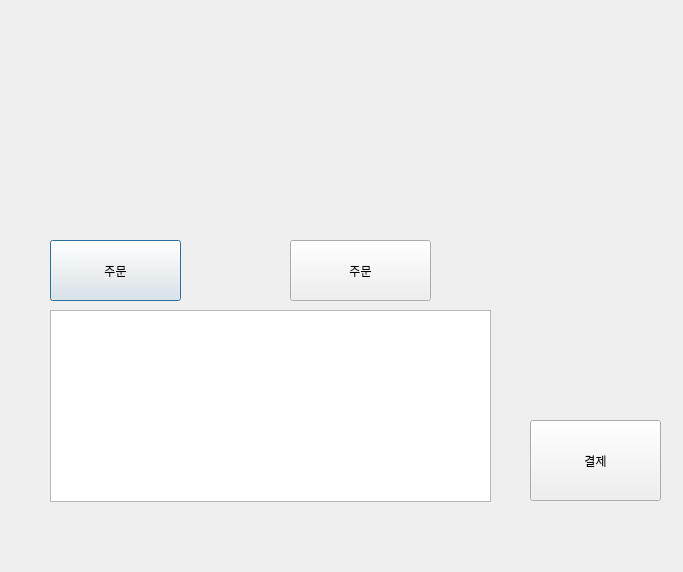
<?xml version="1.0" encoding="UTF-8"?>
<ui version="4.0">
 <class>Dialog</class>
 <widget class="QDialog" name="Dialog">
  <property name="geometry">
   <rect>
    <x>0</x>
    <y>0</y>
    <width>683</width>
    <height>572</height>
   </rect>
  </property>
  <property name="windowTitle">
   <string>Dialog</string>
  </property>
  <widget class="QLabel" name="label">
   <property name="geometry">
    <rect>
     <x>50</x>
     <y>80</y>
     <width>131</width>
     <height>141</height>
    </rect>
   </property>
   <property name="text">
    <string/>
   </property>
   <property name="pixmap">
    <pixmap>../pythonProject1/designer/ame3.jpg</pixmap>
   </property>
  </widget>
  <widget class="QLabel" name="label_2">
   <property name="geometry">
    <rect>
     <x>290</x>
     <y>90</y>
     <width>141</width>
     <height>131</height>
    </rect>
   </property>
   <property name="text">
    <string/>
   </property>
   <property name="pixmap">
    <pixmap>../pythonProject1/designer/bs1.jpg</pixmap>
   </property>
  </widget>
  <widget class="QPushButton" name="pushButton">
   <property name="geometry">
    <rect>
     <x>50</x>
     <y>240</y>
     <width>131</width>
     <height>61</height>
    </rect>
   </property>
   <property name="text">
    <string>주문</string>
   </property>
  </widget>
  <widget class="QPushButton" name="pushButton_2">
   <property name="geometry">
    <rect>
     <x>290</x>
     <y>240</y>
     <width>141</width>
     <height>61</height>
    </rect>
   </property>
   <property name="text">
    <string>주문</string>
   </property>
  </widget>
  <widget class="QPushButton" name="pushButton_3">
   <property name="geometry">
    <rect>
     <x>530</x>
     <y>420</y>
     <width>131</width>
     <height>81</height>
    </rect>
   </property>
   <property name="text">
    <string>결제</string>
   </property>
  </widget>
  <widget class="QListWidget" name="listWidget">
   <property name="geometry">
    <rect>
     <x>50</x>
     <y>310</y>
     <width>441</width>
     <height>192</height>
    </rect>
   </property>
  </widget>
 </widget>
 <resources/>
 <connections/>
</ui>
